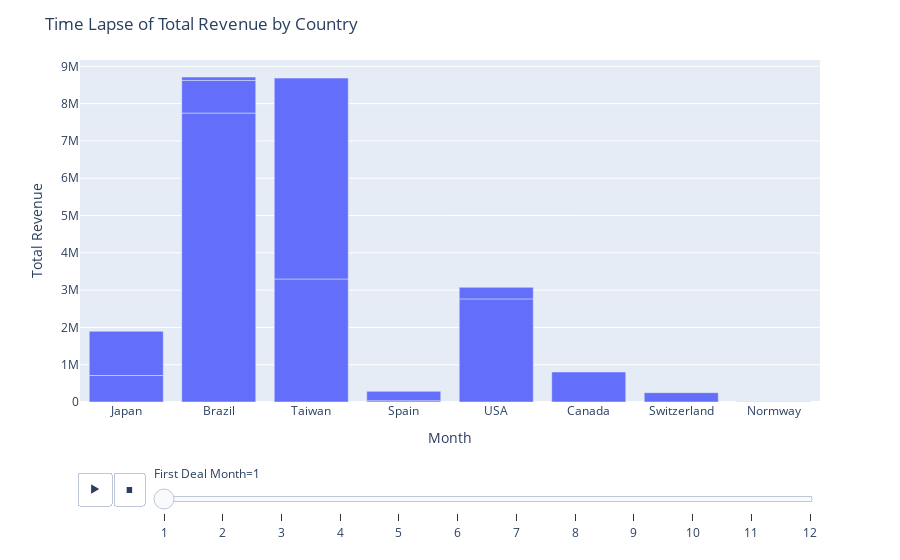

The notebook cell saved with this chart:
### Markdown cell above
Most of the total revenues come from laptops, followed by tablets.

### Code cell
fig = px.bar(df.sort_values(by=['First Deal Month']),  
            x='Billing Country', y = "Total Revenue", animation_frame="First Deal Month")
fig.update_layout(
    title="Time Lapse of Total Revenue by Country",
    xaxis_title="Month",
    yaxis_title="Total Revenue")

fig.show()

### Figure 1 — Plotly figure (JSON) as saved in the notebook; plotly's stock layout.template omitted (floating-point values rounded to 4 significant figures)
{"data": [{"alignmentgroup": "True", "hovertemplate": "First Deal Month=1<br>Billing Country=%{x}<br>Total Revenue=%{y}<extra></extra>", "legendgroup": "", "marker": {"color": "#636efa", "pattern": {"shape": ""}}, "name": "", "offsetgroup": "", "orientation": "v", "showlegend": false, "textposition": "auto", "type": "bar", "x": ["Japan", "Brazil", "Brazil", "Taiwan", "Japan", "Brazil", "Taiwan", "Spain", "Spain", "USA", "Canada", "Switzerland", "USA", "Normway"], "xaxis": "x", "y": [710500, 7747190, 874780, 3298750, 1186400, 89400, 5385720, 33600, 252545, 2764100, 805000, 249600, 309938, 9000], "yaxis": "y"}], "layout": {"barmode": "relative", "legend": {"tracegroupgap": 0}, "margin": {"t": 60}, "sliders": [{"active": 0, "currentvalue": {"prefix": "First Deal Month="}, "len": 0.9, "pad": {"b": 10, "t": 60}, "steps": [{"args": [["1"], {"frame": {"duration": 0, "redraw": true}, "fromcurrent": true, "mode": "immediate", "transition": {"duration": 0, "easing": "linear"}}], "label": "1", "method": "animate"}, {"args": [["2"], {"frame": {"duration": 0, "redraw": true}, "fromcurrent": true, "mode": "immediate", "transition": {"duration": 0, "easing": "linear"}}], "label": "2", "method": "animate"}, {"args": [["3"], {"frame": {"duration": 0, "redraw": true}, "fromcurrent": true, "mode": "immediate", "transition": {"duration": 0, "easing": "linear"}}], "label": "3", "method": "animate"}, {"args": [["4"], {"frame": {"duration": 0, "redraw": true}, "fromcurrent": true, "mode": "immediate", "transition": {"duration": 0, "easing": "linear"}}], "label": "4", "method": "animate"}, {"args": [["5"], {"frame": {"duration": 0, "redraw": true}, "fromcurrent": true, "mode": "immediate", "transition": {"duration": 0, "easing": "linear"}}], "label": "5", "method": "animate"}, {"args": [["6"], {"frame": {"duration": 0, "redraw": true}, "fromcurrent": true, "mode": "immediate", "transition": {"duration": 0, "easing": "linear"}}], "label": "6", "method": "animate"}, {"args": [["7"], {"frame": {"duration": 0, "redraw": true}, "fromcurrent": true, "mode": "immediate", "transition": {"duration": 0, "easing": "linear"}}], "label": "7", "method": "animate"}, {"args": [["8"], {"frame": {"duration": 0, "redraw": true}, "fromcurrent": true, "mode": "immediate", "transition": {"duration": 0, "easing": "linear"}}], "label": "8", "method": "animate"}, {"args": [["9"], {"frame": {"duration": 0, "redraw": true}, "fromcurrent": true, "mode": "immediate", "transition": {"duration": 0, "easing": "linear"}}], "label": "9", "method": "animate"}, {"args": [["10"], {"frame": {"duration": 0, "redraw": true}, "fromcurrent": true, "mode": "immediate", "transition": {"duration": 0, "easing": "linear"}}], "label": "10", "method": "animate"}, {"args": [["11"], {"frame": {"duration": 0, "redraw": true}, "fromcurrent": true, "mode": "immediate", "transition": {"duration": 0, "easing": "linear"}}], "label": "11", "method": "animate"}, {"args": [["12"], {"frame": {"duration": 0, "redraw": true}, "fromcurrent": true, "mode": "immediate", "transition": {"duration": 0, "easing": "linear"}}], "label": "12", "method": "animate"}], "x": 0.1, "xanchor": "left", "y": 0, "yanchor": "top"}], "title": {"text": "Time Lapse of Total Revenue by Country"}, "updatemenus": [{"buttons": [{"args": [null, {"frame": {"duration": 500, "redraw": true}, "fromcurrent": true, "mode": "immediate", "transition": {"duration": 500, "easing": "linear"}}], "label": "&#9654;", "method": "animate"}, {"args": [[null], {"frame": {"duration": 0, "redraw": true}, "fromcurrent": true, "mode": "immediate", "transition": {"duration": 0, "easing": "linear"}}], "label": "&#9724;", "method": "animate"}], "direction": "left", "pad": {"r": 10, "t": 70}, "showactive": false, "type": "buttons", "x": 0.1, "xanchor": "right", "y": 0, "yanchor": "top"}], "xaxis": {"anchor": "y", "domain": [0, 1], "title": {"text": "Month"}}, "yaxis": {"anchor": "x", "domain": [0, 1], "title": {"text": "Total Revenue"}}}}
